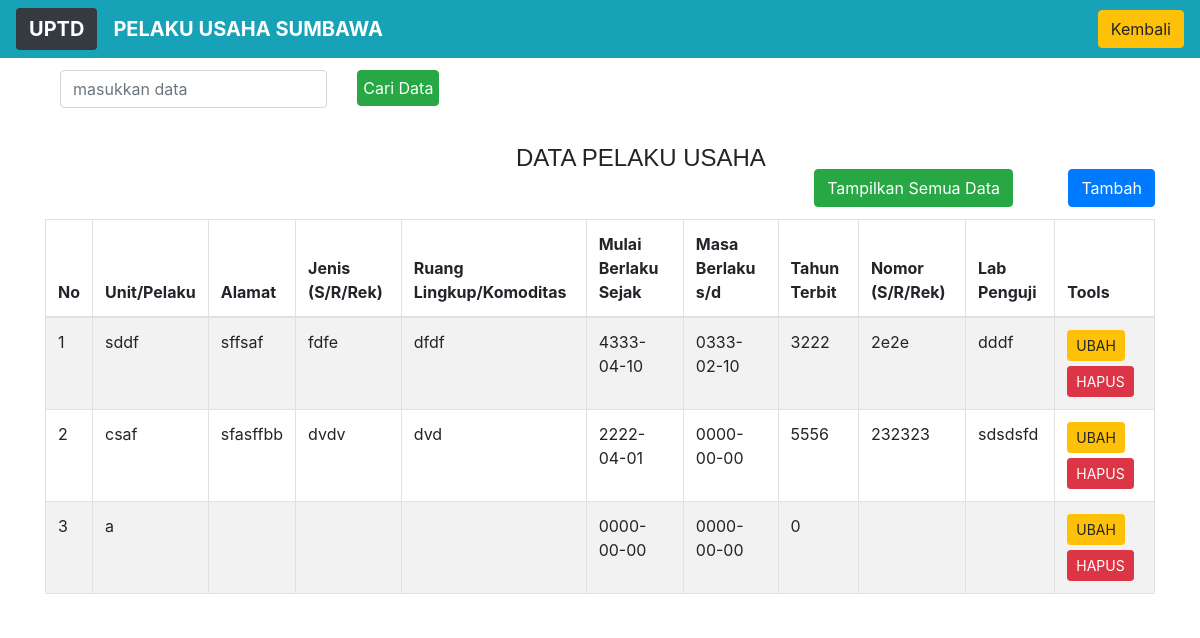
/sumbawatampil.php, run on the app's committed database.
### tables this page shows
CREATE TABLE `sumbawa` (
  `nomor` int(50) NOT NULL,
  `unit` varchar(50) NOT NULL,
  `alamat` text NOT NULL,
  `jenis` varchar(50) NOT NULL,
  `rlk` varchar(50) NOT NULL,
  `mulai` date NOT NULL,
  `sampai` date NOT NULL,
  `tahun` int(20) NOT NULL,
  `rek` varchar(50) NOT NULL,
  `lab` varchar(50) NOT NULL
);

### functions.php (called while the page is built, shortened)
<?php
include "koneksi.php";
 function query($query){
    global $koneksi;
     $result = mysqli_query($koneksi, $query);
     $rows = [] ;
     while  ( $row = mysqli_fetch_assoc($result)){
         $rows [] = $row;
     }
     return $rows;
 }
 ?>

### sumbawatampil.php (the view, shortened to what this page needs)
<?php
require 'functions.php';
$tampil = query("SELECT * FROM sumbawa");
?>
<!DOCTYPE html>
<html>
<head>
    <link rel="stylesheet" type="text/css" href="css/tampil.css">
	<link rel="stylesheet" href="css/bootstrap.css">
	<link rel="stylesheet" href="css/bootstrap.min.css">
</head>
<body style ="background-image: url(css/q.png)">
<nav class="navbar navbar-expand-lg navbar-dark bg-info">
  <a class="navbar-brand btn bg-dark" href="#"><b>UPTD</b></a>
  <a class="navbar-brand" href="#"><b>PELAKU USAHA SUMBAWA</b></a>
  <div class="collapse navbar-collapse" id="navbarNav">
    <ul class="navbar-nav ml-auto">
	<li class="nav-item">
        <a class=" btn btn-warning " href="home.php">Kembali</a>
      </li>
    </ul>
  </div>
</nav>
<div class="container">
<div class="table-responsive">
	<table class="table table-bordered table-striped table-hover">
	<a  class="button btn btn-primary" href="sumbawatambah.php">Tambah</a>
<a  class="button btn btn-success" href="sumbawatampil.php">Tampilkan Semua Data</a>
	<h4>DATA PELAKU USAHA</h4>
	<form  action="" method ="POST">
	<div style="margin-top:12px" class="row">
	<div  class="col-sm-5">
<input class ="form-control" type="text" name="keyword" autofocous placeholder="masukkan data" autocomplete="off">
</div>
      <div class="col-sm-2">
			<button class="btn btn-success " type="submit" name="cari" style="padding : 5px">Cari Data</button>
			</div>
          </div>
	</form>
		<thead>
			<tr>
				<th >No</th>
				<th >Unit/Pelaku</th>
                <th >Alamat</th>
				<th >Jenis (S/R/Rek) </th>
				<th >Ruang Lingkup/Komoditas</th>
				<th >Mulai Berlaku Sejak</th>
				<th >Masa Berlaku s/d</th>
				<th >Tahun Terbit</th>
				<th>Nomor (S/R/Rek)</th>
				<th>Lab Penguji</th>
				<th>Tools</th>
			</tr>
		</thead>
		<?php $i = 1; ?>
<?php foreach ($tampil as $row) : ?>
			<tr>
			<td><?= $i ?></td>
				<td><?php echo $row['unit']; ?></td>
				<td><?php echo $row['alamat']; ?></td>
				<td><?php echo $row['jenis']; ?></td>
				<td><?php echo $row['rlk']; ?></td>
				<td><?php echo $row['mulai']; ?></td>
				<td><?php echo $row['sampai']; ?></td>
				<td><?php echo $row['tahun']; ?></td>
				<td><?php echo $row['rek']; ?></td>
				<td><?php echo $row['lab']; ?></td>
				<td>
					<a href="sumbawaedit.php?nomor=<?php echo $row['nomor'];?>" type="button" class="btn btn-warning btn-sm" style= "margin-bottom:5px"  >UBAH</a>
					<a href="sumbawahapus.php?nomor=<?php echo $row['nomor'];?>" type="button" class="btn btn-danger btn-sm">HAPUS</a>
				</td>
			</tr>
			<?php $i++ ;?>
<?php endforeach; ?>
	</table>
	</div>
</div>
</body>
</html>

### css/tampil.css (style rules this page uses)
body { background-image: url(q.png); background-position: center; background-size: cover; height: 100vh; }
h4 { font-family:Impact, Haettenschweiler, 'Arial Narrow Bold', sans-serif; position: absolute; font-size: medium; top: 18%; left: 43%; transform: translate(-50%,-50); }
.container { background: #fff; }
table { margin-top: 10%; }
.button { margin-left: 5%; float: right; margin-top: 10%; margin-bottom:1% ; }

### data on the page
sumbawa: unit "sddf", alamat "sffsaf", jenis "fdfe", rlk "dfdf", mulai "4333-04-10", sampai "0333-02-10", tahun "3222", rek "2e2e", lab "dddf"
sumbawa: unit "csaf", alamat "sfasffbb", jenis "dvdv", rlk "dvd", mulai "2222-04-01", sampai "0000-00-00", tahun "5556", rek "232323", lab "sdsdsfd"
sumbawa: unit "a", mulai "0000-00-00", sampai "0000-00-00", tahun "0"
